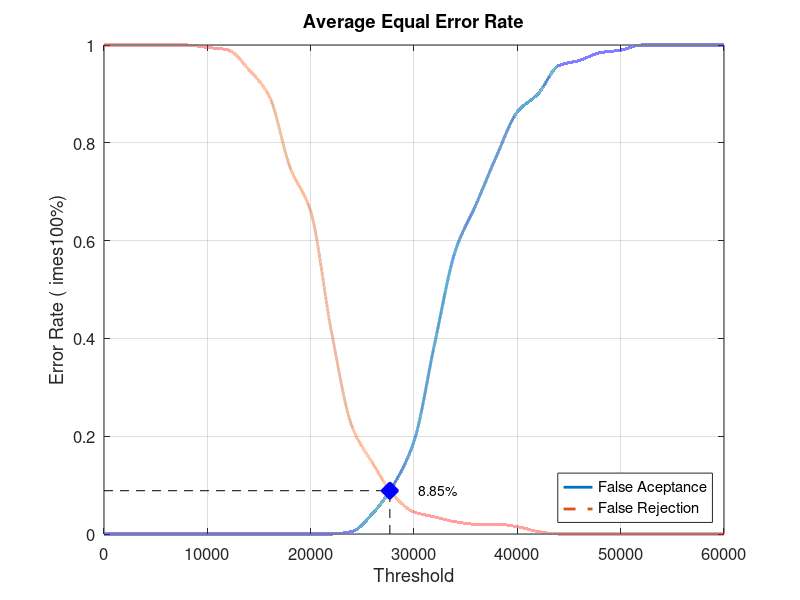
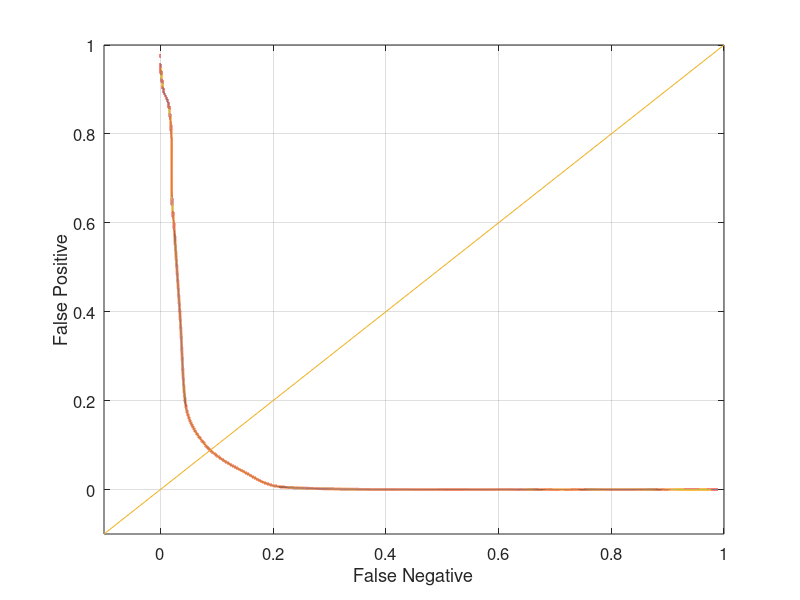

These figures' MATLAB source, in order:
close all;
clear;
clc;
x = 0:2000:60000;
xq = 0:0.5:60000;

y0 = [0 0 0 0 0 0 0 0 0 0 0 0 0.00526316 0.0421053 0.1 0.189474 0.389474 0.578947 0.673684 0.773684 0.863158 0.9 0.957895 0.968421 0.984211 0.989474 1 1 1 1 1]
yy0 = interp1(x, y0, xq, 'pchip');
y1 = [1 1 1 1 1 0.995 0.99 0.95 0.895 0.75 0.66 0.415 0.22 0.145 0.08 0.045 0.035 0.025 0.02 0.02 0.015 0.005 0 0 0 0 0 0 0 0 0]
yy1 = interp1(x, y1, xq, 'pchip');

% Calculating EER: 
y2 = abs(y0 - y1);
find(y2 == min(y2))
yy2 = abs(yy0 - yy1);
xEER = find(yy2 == min(yy2));
xEERIndex = xq(xEER) % X-axis EER
yEER = yy0(xEER) % Y-axis EER

main = figure
plot(xq, yy0,'-','LineWidth', 2);	hold on
plot(xq, yy1,'--','LineWidth', 2);	hold on
plot([xEERIndex xEERIndex], [0 yEER], 'k--');	hold on
plot([0 xEERIndex], [yEER yEER], 'k--');	hold on
plot(xEERIndex, yEER, 'bx', 'LineWidth', 10);	hold on
text(xEERIndex + 10 * xEERIndex / 100, yEER, [num2str(round((10000 * yEER)) / 100) '%'])
legend('False Aceptance', 'False Rejection', 'Location', 'SouthEast')
xlabel('Threshold')
ylabel('Error Rate (	imes100%)')
title('Average Equal Error Rate')
set(gca, 'FontSize', 12)
axis([0 60000 0 1])
grid on

print(main, 'Database5_2Main', '-dpng');
FNRxFPR = figure('Color', [1 1 1]);
plot(yy1, yy0, '-', yy1, yy0, 'LineWidth', 2);
hold on
y = -0.1:0.1:1
plot(y, y); 
set(gca, 'FontSize', 12)
xlabel('False Negative')
ylabel('False Positive')
axis([-0.1 1 -0.1 1])
set(gca, 'FontSize', 12)
grid on

print(FNRxFPR, 'Database5_2FNRxFPR','-dpng');
